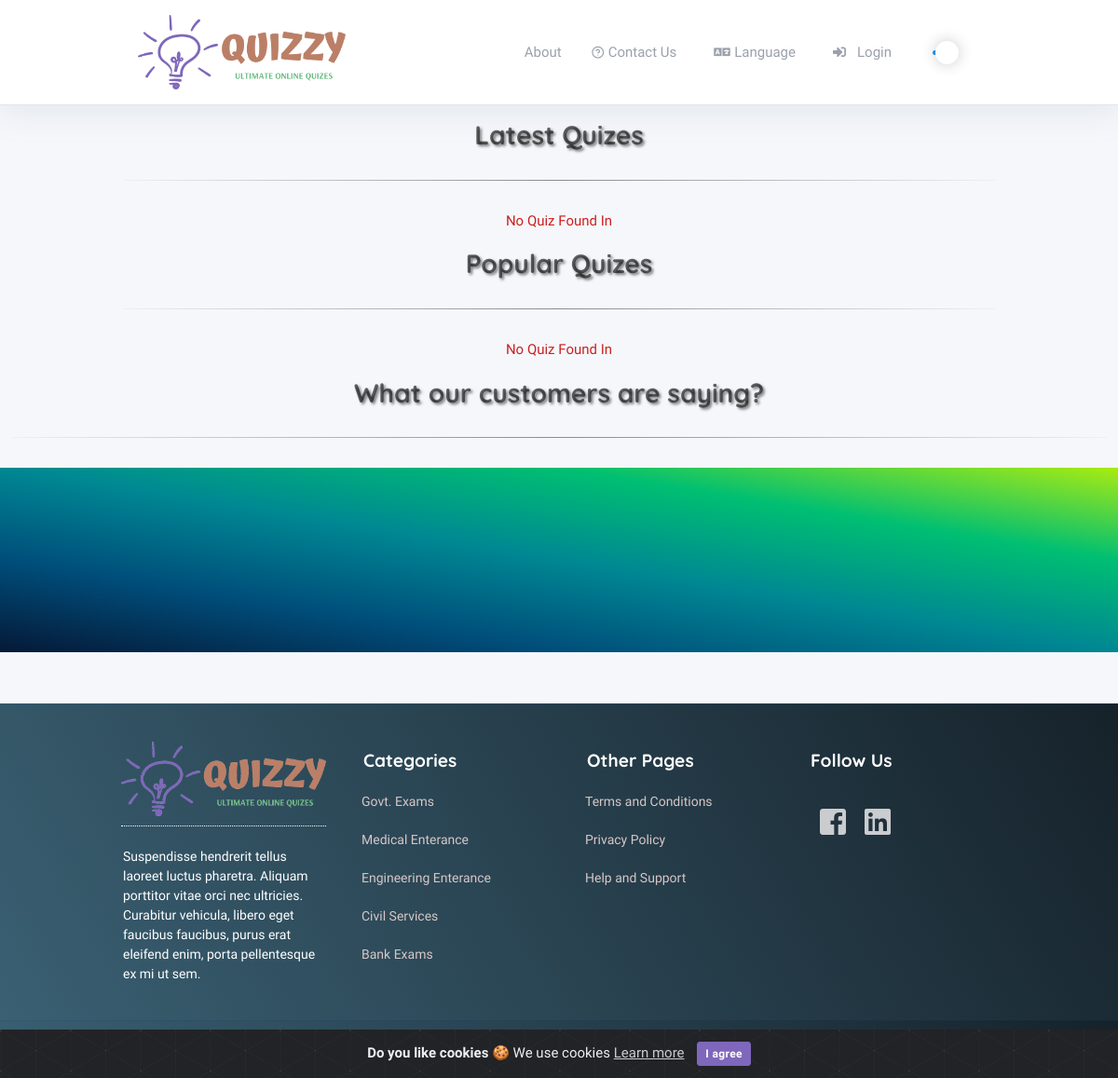
The page / on the database its author committed.
### tables this page shows
CREATE TABLE `settings` (
  `id` int(10) unsigned NOT NULL AUTO_INCREMENT,
  `name` varchar(128) NOT NULL,
  `input_type` enum('input','textarea','radio','dropdown','timezones','file') NOT NULL,
  `options` text COMMENT 'Use for radio and dropdown: key|value on each line',
  `is_numeric` enum('0','1') NOT NULL DEFAULT '0' COMMENT 'forces numeric keypad on mobile devices',
  `show_editor` enum('0','1') NOT NULL DEFAULT '0',
  `input_size` enum('large','medium','small') DEFAULT NULL,
  `translate` enum('0','1') NOT NULL DEFAULT '0',
  `help_text` varchar(256) DEFAULT NULL,
  `validation` varchar(128) NOT NULL,
  `sort_order` tinyint(3) unsigned NOT NULL,
  `label` varchar(128) NOT NULL,
  `value` text COMMENT 'If translate is 1, just start with your default language',
  `last_update` datetime DEFAULT NULL,
  `updated_by` int(11) unsigned DEFAULT NULL,
  PRIMARY KEY (`id`),
  UNIQUE KEY `name` (`name`),
  KEY `updated_by` (`updated_by`)
);

CREATE TABLE `footer_links` (
  `id` int(11) NOT NULL AUTO_INCREMENT,
  `link_type` varchar(255) DEFAULT NULL,
  `title` varchar(255) DEFAULT NULL,
  `url` varchar(255) DEFAULT NULL,
  `page_slug` varchar(250) DEFAULT NULL,
  `is_newtab` tinyint(4) NOT NULL DEFAULT '0' COMMENT '0 = not new tab, 1 = new tab',
  `added` timestamp NULL DEFAULT NULL,
  `updated` timestamp NULL DEFAULT NULL,
  PRIMARY KEY (`id`)
);

CREATE TABLE `footer_sections` (
  `id` int(11) NOT NULL AUTO_INCREMENT,
  `section_number` enum('1','2','3','4') DEFAULT NULL,
  `type` enum('image','editor','link','text') DEFAULT NULL,
  `title` varchar(255) DEFAULT NULL,
  `value` longtext,
  `position` int(11) DEFAULT NULL,
  `updated` timestamp NULL DEFAULT NULL,
  PRIMARY KEY (`id`)
);

### assets/themes/quizzy/template.php (the view, shortened to what the rows shown need)
?><!doctype html>
<?php
$is_rtl = '';
if ($this->session->is_rtl)
{
  ?>
  <html lang="en" dir="rtl">
  <?php
  $is_rtl = 'rtl_language';
  $rtl_dir = 'rtl';
}
else
{
  ?>
  <html lang="en" dir="ltr">
  <?php
}
?>
<head>
  <?php if (isset($css_files) && is_array($css_files)) : ?>
  <?php foreach ($css_files as $css) : ?>
    <?php if ( ! is_null($css)) : ?>
      <?php $separator = (strstr($css, '?')) ? '&' : '?'; ?>
      <link rel="stylesheet" href="<?php echo xss_clean($css); ?><?php echo xss_clean($separator); ?>v=<?php echo xss_clean($this->settings->site_version); ?>"><?php echo "\n"; ?>
    <?php endif; ?>
  <?php endforeach; ?>
<?php endif; ?>
</head>
<body class="h-100 <?php echo xss_clean($is_rtl); ?>">
  <div class="page">
    <div class="page-main">
      <div class="header py-3 navigation-wrap start-header start-style">
        <div class="container">
          <div class="navbar navbar-expand-lg py-1">
            <a class="header-brand" href="<?php echo base_url()?>">
              <img class="header-brand-img" src="<?php echo base_url('/assets/images/logo/'); ?><?php echo get_admin_setting('site_logo'); ?>">
            </a>
            <div class="collapse navbar-collapse text-right" id="headerMenuCollapse">
              <ul class="navbar-nav nav nav-tabs navbar-right  border-0">
                <?php
                $menu_category_array =  get_header_menu_item_helper();
                if($menu_category_array)
                {
                  foreach ($menu_category_array as $menu_array)
                  {
                    ?>
                    <li class="nav-item">
                      <a href="<?php echo base_url('pages/').$menu_array->page_slug; ?>" class='nav-link <?php echo (uri_string() == "pages/$menu_array->page_slug") ? "active" : ""; ?>'>
                        <?php echo ucfirst($menu_array->title); ?></a>
                      </li>
                      <?php
                    }
                  }
                  ?>
                  </ul>
                </div>
              </div>
            </div>
          </div>
          <div class="my-3 my-md-5 header_margin_padding">
            <?php echo ($content) ?>
          </div>
          <div class="footer mt-5">
            <div class="container">
              <div class="row">
                <?php
                $footer_sec_1 =  get_footer_section_helper(1);
                $footer_sec_2 =  get_footer_section_helper(2);
                $footer_sec_3 =  get_footer_section_helper(3);
                $footer_sec_4 =  get_footer_section_helper(4);
                ?>
                <div class="col-lg-3 Footer_section_1">
                  <div class="row">
                    <?php
                    if($footer_sec_1)
                    {
                      foreach ($footer_sec_1 as  $first_section_array)
                      {
                        if($first_section_array->type =='text')
                        {
                          ?>
                          <div class="col-12">
                            <p class="footer_text_1"><?php echo xss_clean($first_section_array->value); ?> </p>
                          </div>
                          <?php
                        }
                        elseif($first_section_array->type =='link')
                        {
                          ?>
                          <div class="col-12 colum_link_section_1">
                            <a class="link_section_1" href="<?php echo xss_clean($first_section_array->value); ?>"> <?php echo xss_clean($first_section_array->title); ?></a>
                          </div>
                          <?php
                        }
                        elseif($first_section_array->type =='image')
                        {
                          ?>
                          <div class="col-12 column_1">
                            <div class="img_content">
                              <?php $img = $first_section_array->value ? $first_section_array->value : 'default.png'; ?>
                              <img src="<?php echo base_url('/assets/images/footer/section/').$img; ?>" class="field_img">
                            </div>
                          </div>
                          <?php
                        }
                      }
                    }
                    ?>
                  </div>
                </div>
                <div class="col-lg-3 Footer_section_2">
                  <div class="row">
                    <?php
                    if($footer_sec_2)
                    {
                      foreach ($footer_sec_2 as  $second_section_array)
                      {
                        if($second_section_array->type =='text')
                        {
                          ?>
                          <div class="col-12">
                            <h4 class="text_heading"><?php echo xss_clean($second_section_array->title); ?> </h4>
                          </div>
                          <?php
                        }
                        elseif($second_section_array->type =='link')
                        {
                          ?>
                          <div class="col-12 colum_link_section_2">
                            <a class="link_section_2" href="<?php echo xss_clean($second_section_array->value); ?>"> <?php echo xss_clean($second_section_array->title); ?></a>
                          </div>
                          <?php
                        }
                      }
                    }
                    ?>
                  </div>
                </div>
                <div class="col-lg-3 Footer_section_3">
                  <div class="row">
                    <?php
                    if($footer_sec_3)
                    {
                      foreach ($footer_sec_3 as  $third_section_array)
                      {
                        if($third_section_array->type =='text')
                        {
                          ?>
                          <div class="col-12">
                            <h4 class="text_heading"><?php echo xss_clean($third_section_array->title); ?> </h4>
                          </div>
                          <?php
                        }
                        elseif($third_section_array->type =='link')
                        {
                          ?>
                          <div class="col-12 colum_link_section_3">
                            <a class="link_section_3" href="<?php echo xss_clean($third_section_array->value); ?>"> <?php echo xss_clean($third_section_array->title); ?></a>
                          </div>
                          <?php
                        }
                      }
                    }
                    ?>
                  </div>
                </div>
                <div class="col-lg-3 Footer_section_4">
                  <div class="row">
                    <?php
                    if($footer_sec_4)
                    {
                      foreach ($footer_sec_4 as  $fourth_section_array)
                      {
                        if($fourth_section_array->type =='text')
                        {
                          ?>
                          <div class="col-12">
                            <h4 class="text_heading"><?php echo xss_clean($fourth_section_array->title); ?> </h4>
                          </div>
                          <?php
                        }
                        elseif($fourth_section_array->type =='link')
                        {
                          ?>
                          <div class="col-12">
                            <a href="<?php echo xss_clean($fourth_section_array->value); ?>"> <?php echo xss_clean($fourth_section_array->title); ?></a>
                          </div>
                          <?php
                        }
                        elseif($fourth_section_array->type =='editor')
                        {
                          ?>
                          <div class="col-12">
                            <?php echo xss_clean($fourth_section_array->value); ?>
                          </div>
                          <?php
                        }
                      }
                    }
                    ?>
                  </div>
                </div>
              </div>
            </div>
          </div>
        </div>
</body>
</html>

### rows shown on the page
settings: value (picture)
footer_links: title "About"
footer_sections: value (picture)
footer_sections: value "Suspendisse hendrerit tellus laoreet luctus pharetra. Aliquam porttitor vitae orci nec ultricies. Curabitur vehicula, libero eget faucibus faucibus, purus erat eleifend enim, porta pellentesque ex mi ut sem."
footer_sections: title "Categories"
footer_sections: title "Govt. Exams"
footer_sections: title "Medical Enterance"
footer_sections: title "Engineering Enterance"
footer_sections: title "Civil Services"
footer_sections: title "Bank Exams"
footer_sections: title "Other Pages"
footer_sections: title "Terms and Conditions"
footer_sections: title "Privacy Policy"
footer_sections: title "Help and Support"
footer_sections: title "Follow Us"

### other values the page prints
lang('contact_title') "Contact Us"
lang('front_language') "Language"
lang('login') "Login"
lang('latest_quizes') "Latest Quizes"
lang('no_quiz_found') "No Quiz Found In No Quiz Found In"
lang('popular_quizes') "Popular Quizes"
lang('front_testimonial') "What our customers are saying?"
